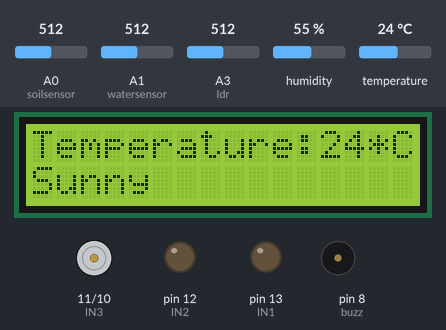
Recording of a sketch running on a simulated Arduino Uno, built with avr-gcc and run on an emulated ATmega328P. Parts: 16×2 character LCD, motor-driver pin pairs drawn as motors (green arrow = first pin HIGH = forward, orange = second pin HIGH = backward, longer = more drive), output pins drawn as LEDs (lit = HIGH), buzzer (waves = sounding). The inputs (shaded band) are chosen by the test bench; at power-on: A0 (soilsensor) = 512, A1 (watersensor) = 512, temperature 24 °C, A3 (ldr) = 512, humidity 55 %.

Above: at 1.2 s.
1.3 s: A0 (soilsensor) set to 605
At 4.0 s:
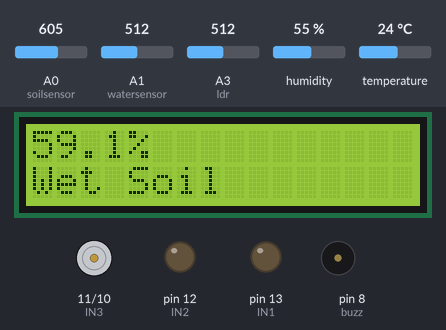
15.3 s: A0 (soilsensor) set to 631
At 17.6 s:
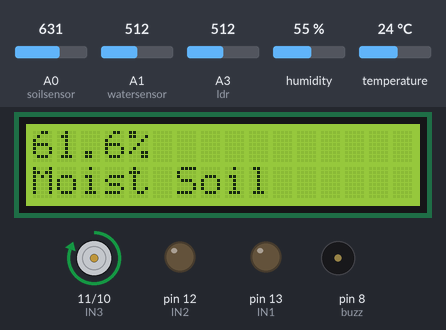
28.7 s: A1 (watersensor) set to 272
At 42.6 s:
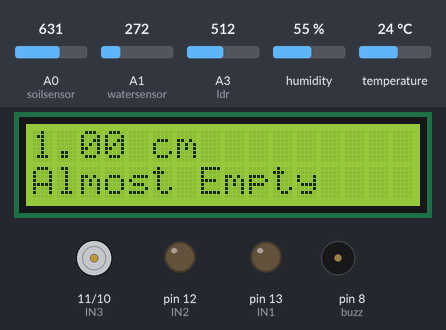
42.7 s: A1 (watersensor) set to 243
At 50.9 s:
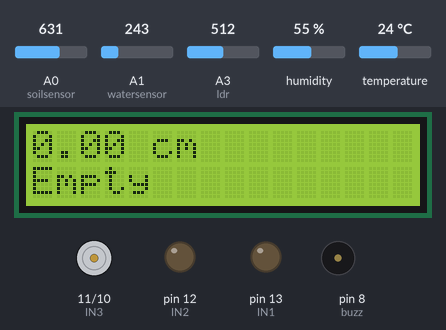
56.7 s: temperature set to 21 °C
At 61.1 s:
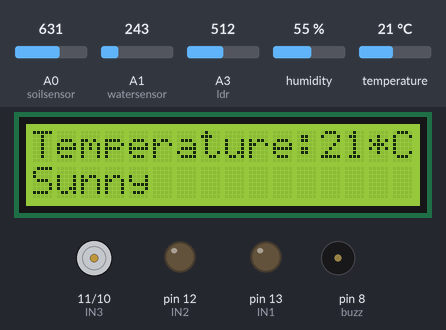
64.8 s: temperature set to 18 °C
At 69.9 s:
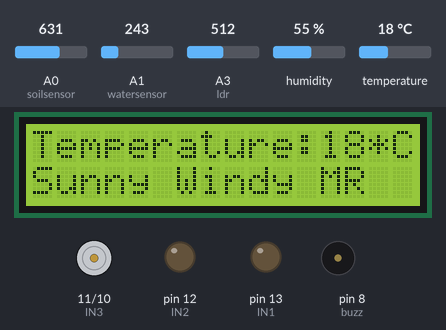
Timing chart, 0 to 73.9 s (numbered marks = the images above; inputs shaded):
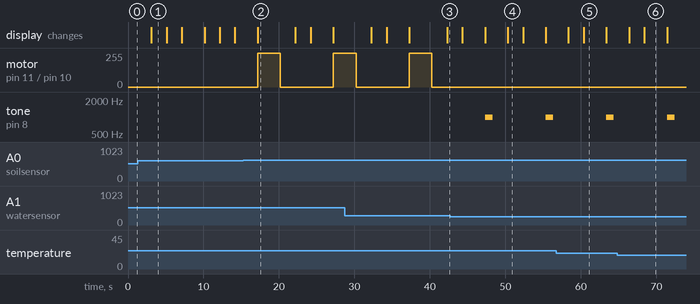

The sketch:

Gardening_System_3.ino
```cpp
#include <LiquidCrystal.h>
#include <dht.h>
#define soilsensor A0
#define watersensor A1
#define dht11 A2
#define ldr A3
#define buzz 8
int IN1 = 13;
int IN2 = 12;
int IN3 = 11;
int IN4 = 10;

dht DHT;
float air, tanah, cahaya, suhu;
float tinggiAir;
float kelembabanTanah;
LiquidCrystal lcd(7,6,5,4,3,2);

void setup() {
  lcd.begin(16, 2);
  pinMode(soilsensor, INPUT);//Kelembaban
  pinMode(watersensor, INPUT);//Air
  pinMode(ldr, INPUT);//Cahaya
  pinMode (buzz, OUTPUT);
  pinMode (IN1, OUTPUT);
  pinMode (IN2, OUTPUT);
  pinMode (IN3, OUTPUT);
  pinMode (IN4, OUTPUT);
}

void loop() {
  DHT.read11(dht11);
  suhu = DHT.temperature;
  lcd.clear();
  lcd.setCursor(0, 0);
  lcd.print("Temperature: ");
  lcd.setCursor(12,0);
  lcd.print(suhu);
  lcd.setCursor(14,0);
  lcd.print("*C ");
  lcd.setCursor(0,1);

  cahaya = analogRead(ldr);

  if(cahaya>900){ //gelap
    if(suhu>=5 && suhu <20){
      lcd.print("Dark Windy MR"); //MR=Might Rain
      delay(3000);
      lcd.clear();
      kelembaban();
    }
    if(suhu>=20 && suhu <35){
      lcd.print("Cloudy/Foggy MR");
      delay(3000);
      lcd.clear();
      kelembaban();
    }
    if(suhu>=35 && suhu <50){
      lcd.print("Abnormally Hot");
      delay(3000);
      lcd.clear();
      kelembaban();
    }
  }

  if(cahaya>=850 && cahaya<900){ //tidak terlalu terang
    if(suhu>=5 && suhu <20){
      lcd.print("Brigth Windy MR");
      delay(3000);
      lcd.clear();
      kelembaban();
    }
    if(suhu>=20 && suhu <35){
      lcd.print("Bright Cloudy MR");
      delay(3000);
      lcd.clear();
      kelembaban();
    }
    if(suhu>=35 && suhu <50){
      lcd.print("Hot Weather");
      delay(3000);
      lcd.clear();
      kelembaban();
    }
  }

  if(cahaya<850){ //terang sekali
    if(suhu>=5 && suhu <20){
      lcd.print("Sunny Windy MR");
      delay(3000);
      lcd.clear();
      kelembaban();
    }
    if(suhu>=20 && suhu <35){
      lcd.print("Sunny");
      delay(3000);
      lcd.clear();
      kelembaban();
    }
    if(suhu>=35 && suhu <50){
      lcd.print("Dry Sunny");
      delay(3000);
      lcd.clear();
      kelembaban();
    }
  }
  lcd.clear();
  if(tinggiAir<=0.5){
    lcd.setCursor(0, 0);
    lcd.print(tinggiAir);
    lcd.setCursor(5, 0);
    lcd.print("cm");
    lcd.setCursor(0, 1);
    lcd.print("Empty");
    digitalWrite(10,LOW);
    delay(2000);
  }

  if(tinggiAir>0.5 && tinggiAir<=1){
    lcd.setCursor(0, 0);
    lcd.print(tinggiAir);
    lcd.setCursor(5, 0);
    lcd.print("cm");
    lcd.setCursor(0, 1);
    lcd.print("Almost Empty");
    delay(2000);
  }

  if(tinggiAir>1 && tinggiAir<=2){
    lcd.setCursor(0, 0);
    lcd.print(tinggiAir);
    lcd.setCursor(5, 0);
    lcd.print("cm");
    lcd.setCursor(0, 1);
    lcd.print("Fair");
    delay(2000);
  }

  if(tinggiAir>2 && tinggiAir<=3){
    lcd.setCursor(0, 0);
    lcd.print(tinggiAir);
    lcd.setCursor(5, 0);
    lcd.print("cm");
    lcd.setCursor(0, 1);
    lcd.print("Sufficient");
    delay(2000);
  }

  if(tinggiAir>3 && tinggiAir<=4){
    lcd.setCursor(0, 0);
    lcd.print(tinggiAir);
    lcd.setCursor(5, 0);
    lcd.print("cm");
    lcd.setCursor(0, 1);
    lcd.print("Full");
    delay(2000);
  }


}
void kelembaban(){
    tanah = analogRead(soilsensor);
    kelembabanTanah = tanah*100/1023;
    air = analogRead(watersensor);
    tinggiAir = analogRead(watersensor)*4/1023;
    if(tanah>=0 && tanah <613.8){
      lcd.setCursor(0, 0);
      lcd.print(kelembabanTanah);
      lcd.setCursor(4, 0);
      lcd.print("%");
      lcd.setCursor(0, 1);
      lcd.print("Wet Soil");
    }

    if(tanah>=613.8 && tanah <716.1){
      lcd.setCursor(0, 0);
      lcd.print(kelembabanTanah);
      lcd.setCursor(4, 0);
      lcd.print("%");
      lcd.setCursor(0, 1);
      lcd.print("Moist Soil");
      if(tinggiAir<=0.5){
        digitalWrite (IN1, LOW);
        digitalWrite (IN2, LOW);
        digitalWrite (IN3, LOW);
        digitalWrite (IN4, LOW);
        tone(buzz,1000);//frekuensi
        delay(1000);
        noTone(buzz);
        }
      else{
        digitalWrite (IN1, LOW);
        digitalWrite (IN2, LOW);
        digitalWrite (IN3, HIGH);
        digitalWrite (IN4, LOW);
        delay(3000);
        digitalWrite (IN1, LOW);
        digitalWrite (IN2, LOW);
        digitalWrite (IN3, LOW);
        digitalWrite (IN4, LOW);
        }
    }

    if(tanah>=716.1 && tanah <1024){
      lcd.setCursor(0, 0);
      lcd.print(kelembabanTanah);
      lcd.setCursor(4, 0);
      lcd.print("%");
      lcd.setCursor(0, 1);
      lcd.print("Dry Soil");
      if(tinggiAir<=0.5){
        digitalWrite (IN1, LOW);
        digitalWrite (IN2, LOW);
        digitalWrite (IN3, LOW);
        digitalWrite (IN4, LOW);
        tone(buzz,1000);//frekuensi
        delay(1000);
        noTone(buzz);
        }
      else{
        digitalWrite (IN1, LOW);
        digitalWrite (IN2, LOW);
        digitalWrite (IN3, HIGH);
        digitalWrite (IN4, LOW);
        delay(5000);
        digitalWrite (IN1, LOW);
        digitalWrite (IN2, LOW);
        digitalWrite (IN3, LOW);
        digitalWrite (IN4, LOW);
        }
    }
  delay(2000);
}
```

Measured:
- the behaviour switches between 613 and 614 on A0 (soilsensor) (found by bisection; images 1 and 2)
- the behaviour switches between 256 and 255 on A1 (watersensor) (found by bisection; images 3 and 4)
- the behaviour switches between 20 and 19 °C on temperature (found by bisection; images 5 and 6)
- after the input at 15.3 s, motor on pin 11 (IN3) / pin 10 (IN4): stopped → forward 255/255 after 1.9 s, → stopped 3.0 s later, → forward 255/255 7.0 s later; the display: changes after 1.9 s (image 2)
- after the input at 28.7 s, the display: first differs from a run without the input after 13.6 s (image 3)
- after the input at 42.7 s, motor on pin 11 (IN3) / pin 10 (IN4): stays stopped (without the input it goes to forward 255/255 after 4.6 s); tone on pin 8 (buzz): alternates 1000 Hz for 1.0 s and silent for 7.0 s, starting after 4.6 s; the display: first differs from a run without the input after 7.6 s (image 4)
- after the input at 64.8 s, the display: first differs from a run without the input after 3.6 s (image 6)
